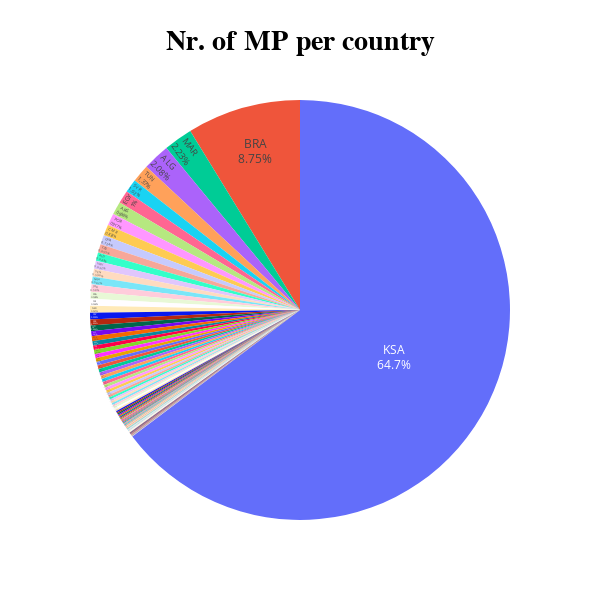

The code cell stored with this chart in its notebook:
### Markdown cell above
## Nation and postion

I) Countries most represented in the EPL:

In any league it is normal to have more home-grown players than foreign palyers and the SPL is no different.

summary :
- Overall: 1st BRA, 2nd MAR, 3rd ALG
- Goalkeepers: 1st ALG, 2nd BOR, 3rd AUS
- Defenders: 1st BRA, 2nd ALG, 3rd EGY
- Midfielders: 1st BRA, 2nd MAR, 3rd TUN
- Forwards: 1st BRA, 2nd MAR, 3rd SYR

### Code cell
fig = px.pie(p14,
             values='MP',
             names='Nation',template='plotly_white',
             title='Countries represented in the PSL by number of appearances',
             )
fig.update_traces(textposition='inside', textinfo='percent+label')
fig.update_layout(title_text='<b> Nr. of MP per country <b>', 
                  title_x=0.5, 
                  titlefont=dict(color='black', 
                            size=28, 
                            family="Courier New, monospace",),
                  width=600,
                  height=600,
                  showlegend=False,
                 )
fig.show()

### Figure 1 — Plotly figure (JSON) as saved in the notebook; plotly's stock layout.template omitted (floating-point values rounded to 4 significant figures; data arrays with more than 128 entries replaced by an {"elided": "..."} marker saying what was removed)
{"data": [{"domain": {"x": [0, 1], "y": [0, 1]}, "hovertemplate": "Nation=%{label}<br>MP=%{value}<extra></extra>", "labels": {"elided": "3719 str values"}, "legendgroup": "", "name": "", "showlegend": true, "textinfo": "percent+label", "textposition": "inside", "type": "pie", "values": {"elided": "3719 int values"}}], "layout": {"height": 600, "legend": {"tracegroupgap": 0}, "showlegend": false, "title": {"font": {"color": "black", "family": "Courier New, monospace", "size": 28}, "text": "<b> Nr. of MP per country <b>", "x": 0.5}, "width": 600}}
